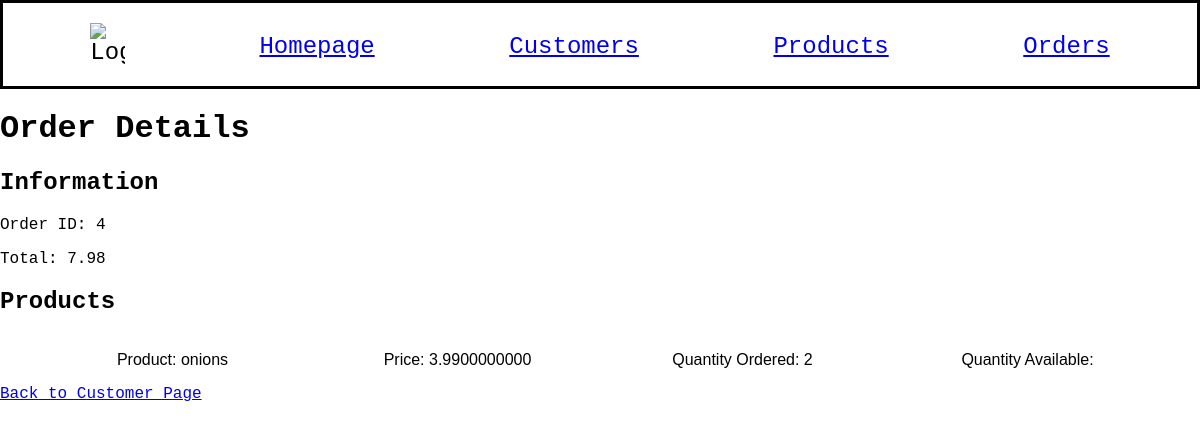
/orders/4, run on the app's committed database.
### models.py (models this page shows, shortened)
class Order(db.Model):
    id = mapped_column(Integer, primary_key=True)
    customer_id = mapped_column(Integer, ForeignKey(Customer.id), nullable=False)
    created = mapped_column(DateTime, default=func.now())
    processed = mapped_column(DateTime, nullable=True, default=None)
    customer = relationship("Customer", back_populates="orders")
    items = relationship("ProductOrder", back_populates="order")
    strategy = mapped_column(String(20), nullable=False, default="adjust")

class ProductOrder(db.Model):
    id = mapped_column(Integer, primary_key=True)
    order_id = mapped_column(Integer, ForeignKey(Order.id), nullable=False)
    product_id = mapped_column(Integer, ForeignKey(Product.id), nullable=False)
    product = relationship("Product")
    order = relationship("Order")
    quantity = mapped_column(Integer, nullable=False, default=0)
    quantity = mapped_column(Integer, nullable=False, default=0)

class Product(db.Model):
    id = mapped_column(Integer, primary_key=True)
    name = mapped_column(String(200), nullable=False, unique=True)
    price = mapped_column(Numeric, nullable=False)
    quantity = mapped_column(Integer, nullable=False, default=10)

### app.py (the view)
@app.route("/orders/<int:order_id>")
def order_detail(order_id):
    order = Order.query.get_or_404(order_id)
    customer = Customer.query.get(order.customer_id)
    order.total = sum(float(item.product.price) * float(item.quantity) for item in order.items)
    return render_template("order_details.html", order=order, customer=customer)

### templates/order_details.html
{% extends "base.html" %}
{% block content %}
<h1>Order Details</h1>
<h2>Information</h2>
<p>Order ID: {{ order.id }}</p>
<p>Total: {{ order.total }}</p>
<h2>Products</h2>
{% for item in order.items %}
<div class="spreadsheet">
    <div>
        <p>Product: {{ item.product.name }}</p>
    </div>
    <div>
        <p>Price: {{ item.product.price }}</p>
    </div>
    <div>
        <p>Quantity Ordered: {{ item.quantity }}</p>
    </div>
    <div>
        <p>Quantity Available: {{ item.product.quantity_available }}</p>
    </div>
</div>
{% endfor %}
<a href="/customer/{{ customer.id }}">Back to Customer Page</a>
{% endblock %}

### static/style.css (style rules this page uses)
body { background-color: rgb(255, 255, 255); margin: 0 auto; font-family: 'Courier New', Courier, monospace; }
.spreadsheet { font-family: Arial, Helvetica, sans-serif; border-collapse: collapse; margin: 0px 30px 0px 30px; display: flex; justify-content: spac e-between; }
.spreadsheet div { flex: 1; display: flex; justify-content: center; align-items: center; }

### data on the page
Order: id "4"
ProductOrder: product.name "onions", product.price "3.9900000000", quantity "2"

### other printed values
{{ order.total }} "7.98"
